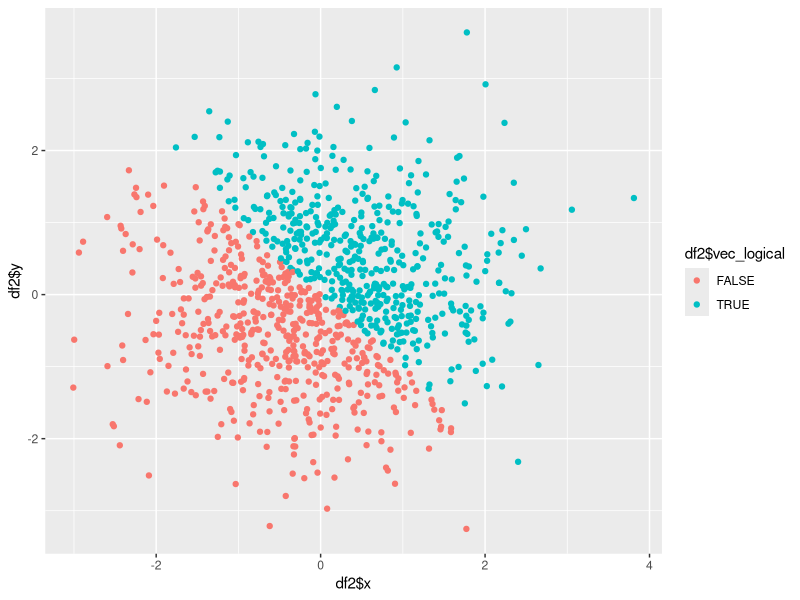
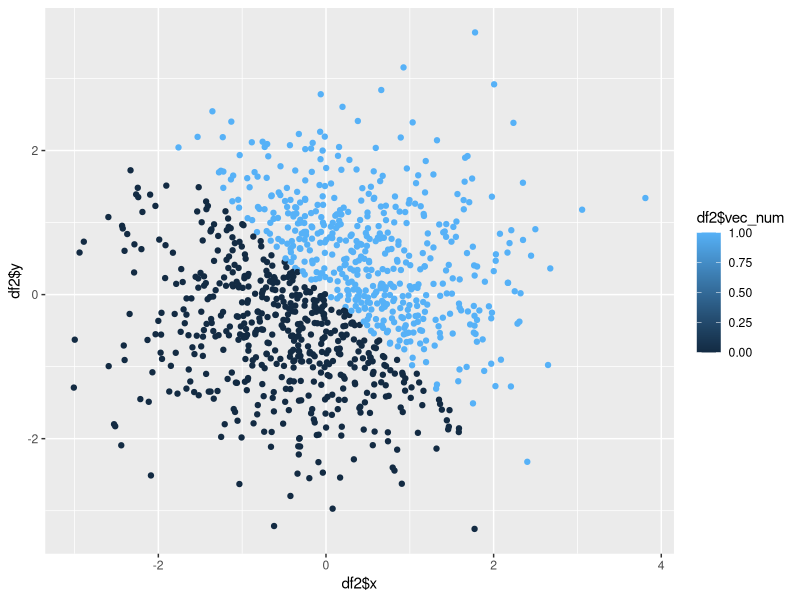
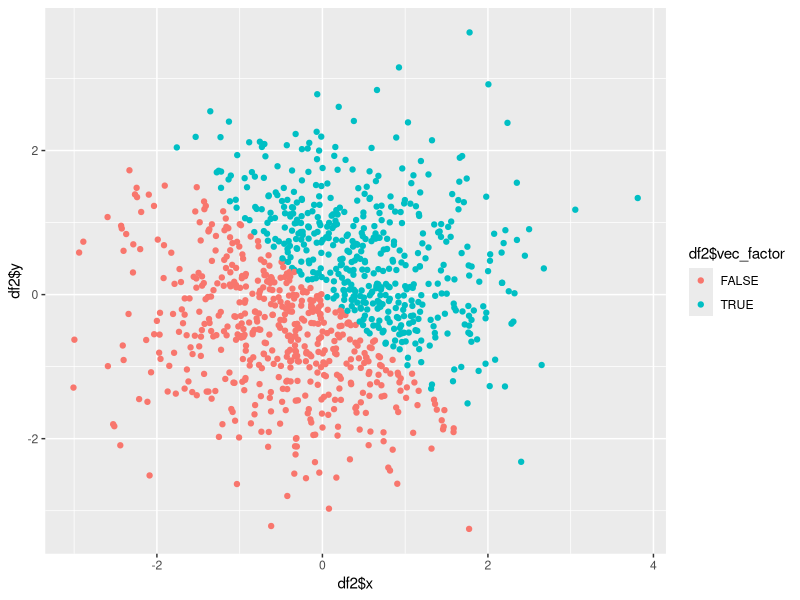
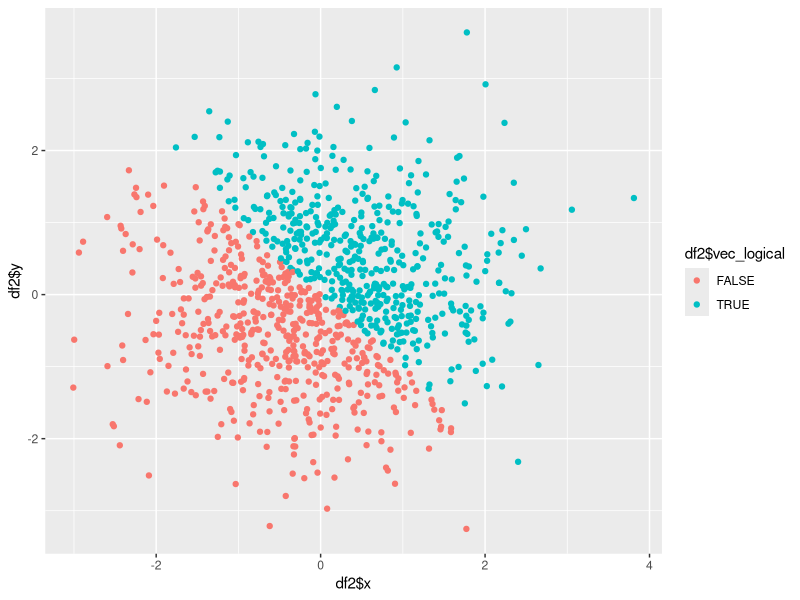

Source code (R) for these figures, in order:
## ---- chunk 1
library(tidyverse)
## ---- chunk 2
set.seed(1)

df = tibble(
  random_sample = runif(10, min = 0, max = 5),
  vec_logical = (random_sample > 2),
  vec_char = c("A", "B", "C", "D", "E", "a", "b", "c", "d", "e"),
  vec_factor = factor(c("A", "B", "C", "D", "E", "a", "b", "c", "d", "e"))
)
## ---- chunk 3
mean(df$random_sample)
mean(df$vec_logical)
mean(df$vec_char)
mean(df$vec_factor)
## ---- chunk 4
as.numeric(df$vec_logical)
as.numeric(df$vec_char)
as.numeric(df$vec_factor)
## ---- chunk 5
as.factor(df$vec_char)
as.numeric(as.factor(df$vec_char))
## ---- chunk 6
as.character(df$vec_factor)
as.numeric(as.character(df$vec_factor))
## ---- chunk 7
set.seed(1)

df2 = tibble(
  x = rnorm(1000),
  y = rnorm(1000),
  vec_logical = (x + y) > 0,
  vec_num = as.numeric(vec_logical),
  vec_factor = as.factor(vec_logical)
)
## ---- chunk 8
scatter_plot1 = ggplot(df2, aes(x = df2$x, y = df2$y, color = df2$vec_logical)) + geom_point() 
scatter_plot1

scatter_plot2 = ggplot(df2, aes(x = df2$x, y = df2$y, color = df2$vec_num)) + geom_point()
scatter_plot2

scatter_plot3 = ggplot(df2, aes(x = df2$x, y = df2$y, color = df2$vec_factor)) + geom_point()
scatter_plot3
## ---- chunk 9
ggsave("first_scatterplot.pdf", plot = scatter_plot1)
